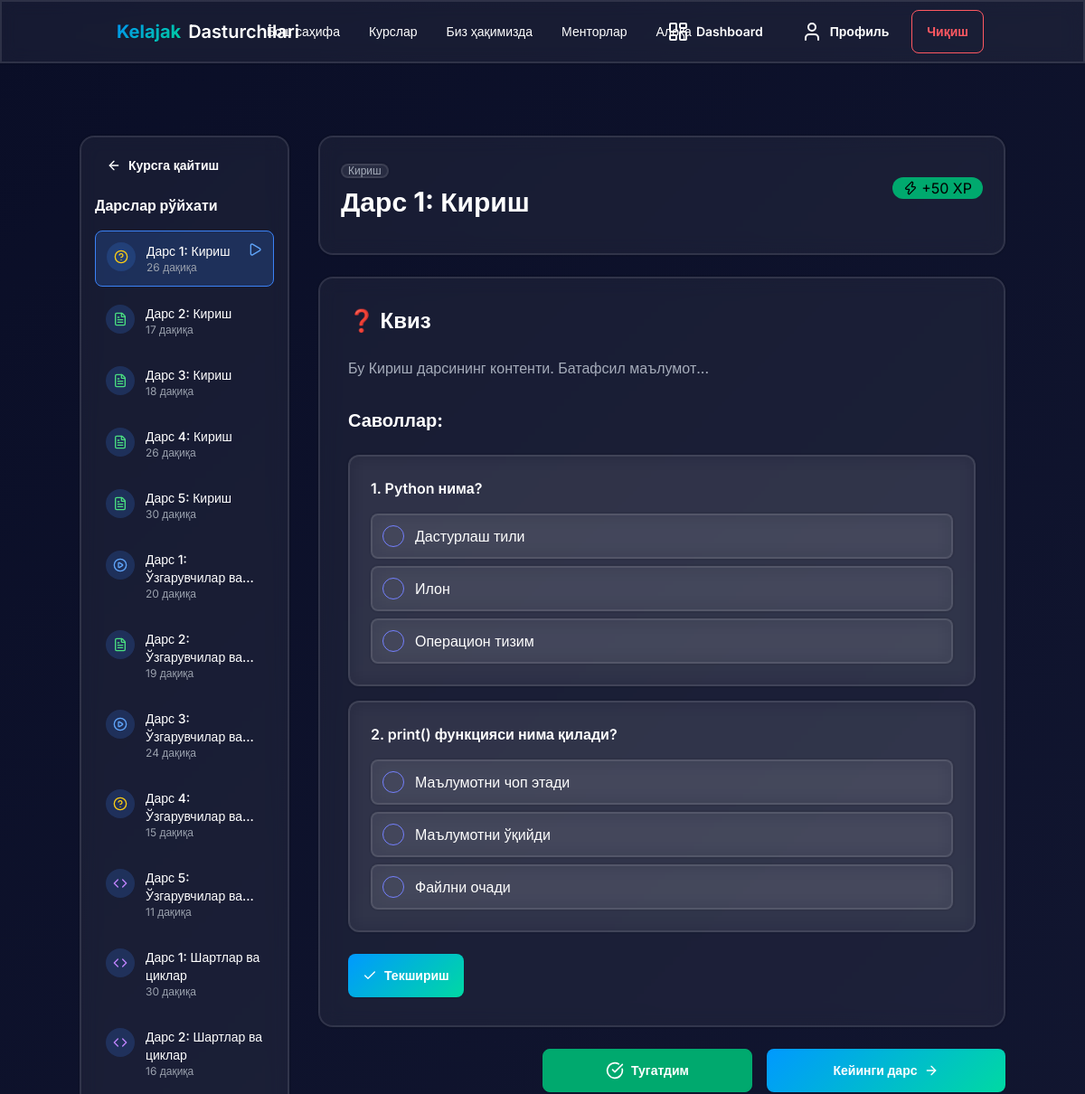
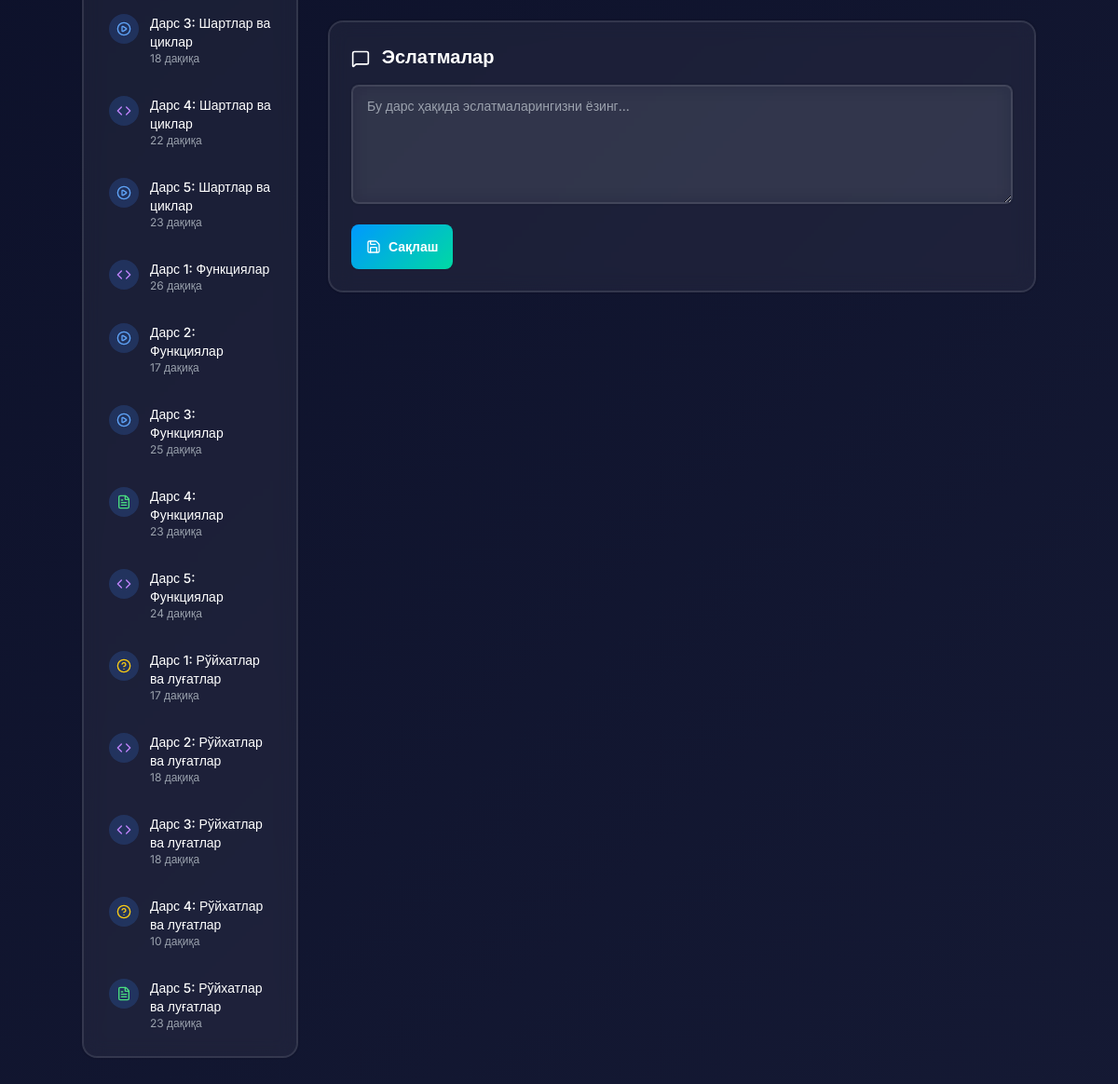
Page /courses/python-basics/lesson/1/ (signed in) on the committed database (2 pictures, top to bottom).
### courses/models.py (models this page shows, shortened)
class Lesson(models.Model):
    LESSON_TYPE_CHOICES = (
        ('video', 'Видео'),
        ('text', 'Матн'),
        ('quiz', 'Квиз'),
        ('code', 'Код машқи'),
    )
    module = models.ForeignKey(Module, on_delete=models.CASCADE, related_name='lessons', verbose_name='Модул')
    title = models.CharField(max_length=200, verbose_name='Номи')
    lesson_type = models.CharField(max_length=20, choices=LESSON_TYPE_CHOICES, default='video', verbose_name='Тур')
    content = models.TextField(blank=True, verbose_name='Контент')
    video_url = models.URLField(blank=True, verbose_name='Видео URL')
    duration_minutes = models.IntegerField(default=0, verbose_name='Давомийлик (дақиқа)')
    order = models.IntegerField(default=0, verbose_name='Тартиб')
    xp_reward = models.IntegerField(default=50, verbose_name='XP бонус')
    is_free = models.BooleanField(default=False, verbose_name='Бепулми?')
    created_at = models.DateTimeField(auto_now_add=True)
    updated_at = models.DateTimeField(auto_now=True)
    class Meta:
        verbose_name = 'Дарс'
        verbose_name_plural = 'Дарслар'
        ordering = ['order']

class Module(models.Model):
    course = models.ForeignKey(Course, on_delete=models.CASCADE, related_name='modules', verbose_name='Курс')
    title = models.CharField(max_length=200, verbose_name='Номи')
    description = models.TextField(blank=True, verbose_name='Тавсиф')
    order = models.IntegerField(default=0, verbose_name='Тартиб')
    created_at = models.DateTimeField(auto_now_add=True)
    class Meta:
        verbose_name = 'Модул'
        verbose_name_plural = 'Модуллар'
        ordering = ['order']

### courses/views.py (the view)
# urls.py: path('<slug:course_slug>/lesson/<int:lesson_id>/', views.lesson_view, name='lesson_view'),
@login_required
def lesson_view(request, course_slug, lesson_id):
    course = get_object_or_404(Course, slug=course_slug, is_published=True)
    lesson = get_object_or_404(Lesson, id=lesson_id)
    enrollment = Enrollment.objects.filter(user=request.user, course=course).first()
    if not enrollment and not lesson.is_free:
        messages.error(request, 'Бу дарсни кўриш учун курсга ёзилишингиз керак!')
        return redirect('course_detail', slug=course.slug)
    all_lessons = Lesson.objects.filter(module__course=course).order_by('module__order', 'order')
    lesson_list = list(all_lessons)
    current_index = lesson_list.index(lesson)
    previous_lesson = lesson_list[current_index - 1] if current_index > 0 else None
    next_lesson = lesson_list[current_index + 1] if current_index < len(lesson_list) - 1 else None
    if enrollment:
        progress, created = LessonProgress.objects.get_or_create(
            user=request.user,
            lesson=lesson
        )
    context = {
        'course': course,
        'lesson': lesson,
        'enrollment': enrollment,
        'all_lessons': all_lessons,
        'previous_lesson': previous_lesson,
        'next_lesson': next_lesson,
    }
    return render(request, 'courses/lesson_view.html', context)

### templates/courses/lesson_view.html (shortened to what this page needs)
{% extends 'base.html' %}
{% block content %}
<section class="min-h-screen px-4 py-20">
    <div class="container mx-auto">
        <div class="grid grid-cols-1 lg:grid-cols-4 gap-8">
            <div class="lg:col-span-1">
                <div class="glass rounded-2xl p-4 sticky top-24 max-h-[calc(100vh-120px)] overflow-y-auto">
                    <a href="{% url 'course_detail' course.slug %}" class="btn btn-ghost btn-sm text-white mb-4 w-full justify-start">
                        <i data-lucide="arrow-left" class="w-4 h-4"></i>
                        Курсга қайтиш
                    </a>
                    <h3 class="text-white font-bold mb-4">Дарслар рўйхати</h3>
                    <div class="space-y-2">
                        {% for lesson_item in all_lessons %}
                        <a href="{% url 'lesson_view' course.slug lesson_item.id %}"
                           class="flex items-start gap-3 p-3 rounded-lg transition-all {% if lesson_item.id == lesson.id %}bg-blue-500/20 border border-blue-500{% else %}hover:bg-white/5{% endif %}">
                            <div class="w-8 h-8 rounded-full bg-blue-500/20 flex items-center justify-center flex-shrink-0">
                                {% if lesson_item.lesson_type == 'video' %}
                                    <i data-lucide="play-circle" class="w-4 h-4 text-blue-400"></i>
                                {% elif lesson_item.lesson_type == 'text' %}
                                    <i data-lucide="file-text" class="w-4 h-4 text-green-400"></i>
                                {% elif lesson_item.lesson_type == 'quiz' %}
                                    <i data-lucide="help-circle" class="w-4 h-4 text-yellow-400"></i>
                                {% else %}
                                    <i data-lucide="code" class="w-4 h-4 text-purple-400"></i>
                                {% endif %}
                            </div>
                            <div class="flex-1">
                                <p class="text-white text-sm font-medium line-clamp-2">{{ lesson_item.title }}</p>
                                <p class="text-xs text-gray-400">{{ lesson_item.duration_minutes }} дақиқа</p>
                            </div>
                            {% if lesson_item.id == lesson.id %}
                                <i data-lucide="play" class="w-4 h-4 text-blue-400 flex-shrink-0"></i>
                            {% endif %}
                        </a>
                        {% endfor %}
                    </div>
                </div>
            </div>
            <div class="lg:col-span-3 space-y-6">
                <div class="glass rounded-2xl p-6" data-aos="fade-up">
                    <div class="flex flex-col md:flex-row md:items-center justify-between gap-4 mb-4">
                        <div>
                            <div class="badge badge-sm glass mb-2">
                                {{ lesson.module.title }}
                            </div>
                            <h1 class="text-2xl md:text-3xl font-bold text-white">{{ lesson.title }}</h1>
                        </div>
                        <div class="badge badge-lg badge-success">
                            <i data-lucide="zap" class="w-4 h-4 mr-1"></i>
                            +{{ lesson.xp_reward }} XP
                        </div>
                    </div>
                </div>
                <div class="glass rounded-2xl p-8" data-aos="fade-up">
                    <h2 class="text-2xl font-bold text-white mb-6">
                        {% if lesson.lesson_type == 'text' %}
                            📄 Дарс матни
                        {% elif lesson.lesson_type == 'quiz' %}
                            ❓ Квиз
                        {% elif lesson.lesson_type == 'code' %}
                            💻 Код машқи
                        {% else %}
                            📝 Назария
                        {% endif %}
                    </h2>
                    <div class="prose prose-invert max-w-none">
                        {{ lesson.content|linebreaks }}
                    </div>
                    {% if lesson.lesson_type == 'quiz' %}
                    <div class="mt-8 space-y-6">
                        <h3 class="text-xl font-bold text-white mb-4">Саволлар:</h3>
                        <div class="space-y-4">
                            <div class="p-6 glass rounded-xl">
                                <p class="text-white font-semibold mb-4">1. Python нима?</p>
                                <div class="space-y-2">
                                    <label class="flex items-center gap-3 p-3 glass rounded-lg cursor-pointer hover:bg-white/10">
                                        <input type="radio" name="q1" class="radio radio-primary" />
                                        <span class="text-white">Дастурлаш тили</span>
                                    </label>
                                    <label class="flex items-center gap-3 p-3 glass rounded-lg cursor-pointer hover:bg-white/10">
                                        <input type="radio" name="q1" class="radio radio-primary" />
                                        <span class="text-white">Илон</span>
                                    </label>
                                    <label class="flex items-center gap-3 p-3 glass rounded-lg cursor-pointer hover:bg-white/10">
                                        <input type="radio" name="q1" class="radio radio-primary" />
                                        <span class="text-white">Операцион тизим</span>
                                    </label>
                                </div>
                            </div>
                            <div class="p-6 glass rounded-xl">
                                <p class="text-white font-semibold mb-4">2. print() функцияси нима қилади?</p>
                                <div class="space-y-2">
                                    <label class="flex items-center gap-3 p-3 glass rounded-lg cursor-pointer hover:bg-white/10">
                                        <input type="radio" name="q2" class="radio radio-primary" />
                                        <span class="text-white">Маълумотни чоп этади</span>
                                    </label>
                                    <label class="flex items-center gap-3 p-3 glass rounded-lg cursor-pointer hover:bg-white/10">
                                        <input type="radio" name="q2" class="radio radio-primary" />
                                        <span class="text-white">Маълумотни ўқийди</span>
                                    </label>
                                    <label class="flex items-center gap-3 p-3 glass rounded-lg cursor-pointer hover:bg-white/10">
                                        <input type="radio" name="q2" class="radio radio-primary" />
                                        <span class="text-white">Файлни очади</span>
                                    </label>
                                </div>
                            </div>
                        </div>
                        <button onclick="checkQuiz()" class="btn btn-primary-custom text-white">
                            <i data-lucide="check" class="w-4 h-4"></i>
                            Текшириш
                        </button>
                    </div>
                    {% endif %}
                </div>
                <div class="flex flex-col md:flex-row gap-4 justify-between" data-aos="fade-up">
                    {% if previous_lesson %}
                        <a href="{% url 'lesson_view' course.slug previous_lesson.id %}"
                           class="btn glass text-white flex-1">
                            <i data-lucide="arrow-left" class="w-4 h-4"></i>
                            Олдинги дарс
                        </a>
                    {% else %}
                        <div class="flex-1"></div>
                    {% endif %}
                    <form method="POST" action="{% url 'complete_lesson' lesson.id %}" class="flex-1">
                        <button type="submit" class="btn btn-success text-white w-full">
                            <i data-lucide="check-circle" class="w-5 h-5"></i>
                            Тугатдим
                        </button>
                    </form>
                    {% if next_lesson %}
                        <a href="{% url 'lesson_view' course.slug next_lesson.id %}"
                           class="btn btn-primary-custom text-white flex-1">
                            Кейинги дарс
                            <i data-lucide="arrow-right" class="w-4 h-4"></i>
                        </a>
                    {% else %}
                        <div class="flex-1"></div>
                    {% endif %}
                </div>
                <div class="glass rounded-2xl p-6" data-aos="fade-up">
                    <h3 class="text-xl font-bold text-white mb-4">
                        <i data-lucide="message-square" class="w-5 h-5 inline mr-2"></i>
                        Эслатмалар
                    </h3>
                    <textarea
                        class="textarea textarea-bordered w-full h-32 glass text-white"
                        placeholder="Бу дарс ҳақида эслатмаларингизни ёзинг..."
                    ></textarea>
                    <button class="btn btn-primary-custom text-white mt-4">
                        <i data-lucide="save" class="w-4 h-4"></i>
                        Сақлаш
                    </button>
                </div>
            </div>
        </div>
    </div>
</section>
{% endblock %}

### templates/base.html (style rules this page uses)
* { font-family: 'Inter', sans-serif; }
:root { --primary: #0099FF; --secondary: #00D9A3; --accent: #FF6B6B; --dark: #0A0E27; }
body { background: linear-gradient(135deg, #0A0E27 0%, #1a1f3a 100%); min-height: 100vh; }
.glass { background: rgba(255, 255, 255, 0.05); backdrop-filter: blur(10px); border: 1px solid rgba(255, 255, 255, 0.1); }
.btn-primary-custom { background: linear-gradient(135deg, #0099FF 0%, #00D9A3 100%); border: none; transition: all 0.3s ease; }

### rows in the picture
Lesson: lesson_type "quiz" (drawn), title "Дарс 1: Кириш", duration_minutes "26", module "Кириш", xp_reward "50", content "Бу Кириш дарсининг контенти. Батафсил маълумот..."
Lesson: lesson_type "text" (drawn), title "Дарс 2: Кириш", duration_minutes "17"
Lesson: lesson_type "text" (drawn), title "Дарс 3: Кириш", duration_minutes "18"
Lesson: lesson_type "text" (drawn), title "Дарс 4: Кириш", duration_minutes "26"
Lesson: lesson_type "text" (drawn), title "Дарс 5: Кириш", duration_minutes "30"
Lesson: lesson_type "video" (drawn), title "Дарс 1: Ўзгарувчилар…", duration_minutes "20"
Lesson: lesson_type "text" (drawn), title "Дарс 2: Ўзгарувчилар…", duration_minutes "19"
Lesson: lesson_type "video" (drawn), title "Дарс 3: Ўзгарувчилар…", duration_minutes "24"
Lesson: lesson_type "quiz" (drawn), title "Дарс 4: Ўзгарувчилар…", duration_minutes "15"
Lesson: lesson_type "code" (drawn), title "Дарс 5: Ўзгарувчилар…", duration_minutes "11"
Lesson: lesson_type "code" (drawn), title "Дарс 1: Шартлар ва циклар", duration_minutes "30"
Lesson: lesson_type "code" (drawn), title "Дарс 2: Шартлар ва циклар", duration_minutes "16"
Lesson: lesson_type "video" (drawn), title "Дарс 3: Шартлар ва циклар", duration_minutes "18"
Lesson: lesson_type "code" (drawn), title "Дарс 4: Шартлар ва циклар", duration_minutes "22"
Lesson: lesson_type "video" (drawn), title "Дарс 5: Шартлар ва циклар", duration_minutes "23"
Lesson: lesson_type "code" (drawn), title "Дарс 1: Функциялар", duration_minutes "26"
Lesson: lesson_type "video" (drawn), title "Дарс 2: Функциялар", duration_minutes "17"
Lesson: lesson_type "video" (drawn), title "Дарс 3: Функциялар", duration_minutes "25"
Lesson: lesson_type "text" (drawn), title "Дарс 4: Функциялар", duration_minutes "23"
Lesson: lesson_type "code" (drawn), title "Дарс 5: Функциялар", duration_minutes "24"
Lesson: lesson_type "quiz" (drawn), title "Дарс 1: Рўйхатлар ва луғатлар", duration_minutes "17"
Lesson: lesson_type "code" (drawn), title "Дарс 2: Рўйхатлар ва луғатлар", duration_minutes "18"
Lesson: lesson_type "code" (drawn), title "Дарс 3: Рўйхатлар ва луғатлар", duration_minutes "18"
Lesson: lesson_type "quiz" (drawn), title "Дарс 4: Рўйхатлар ва луғатлар", duration_minutes "10"
Lesson: lesson_type "text" (drawn), title "Дарс 5: Рўйхатлар ва луғатлар", duration_minutes "23"
